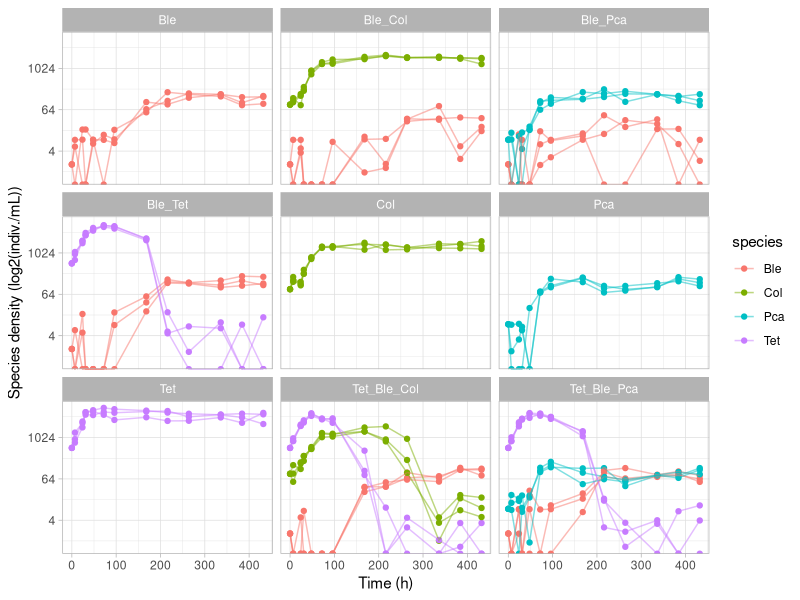
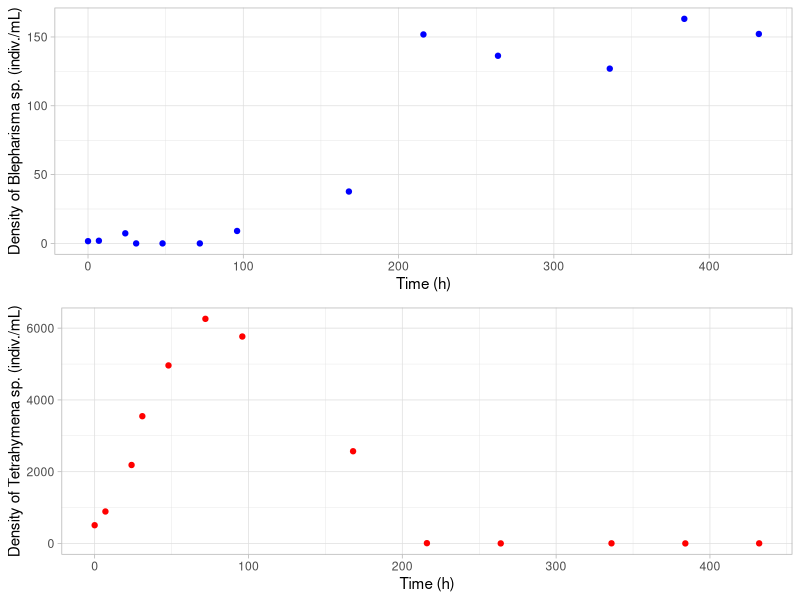

Reproduce these figures in R, in order.
## ---- chunk 1
knitr::opts_chunk$set(echo = TRUE)
## ---- chunk 2
density_data = read.csv("./Data/density_data.csv", header = T, sep = ',')
head(density_data, 10)
## ---- chunk 3
library(tidyverse)
theme_set(theme_light())
density_data %>%
  mutate(Ble = replace(Ble, !grepl('Ble', community), NA)) %>%
  mutate(Col = replace(Col, !grepl('Col', community), NA)) %>%
  mutate(Tet = replace(Tet, !grepl('Tet', community), NA)) %>%
  mutate(Pca = replace(Pca, !grepl('Pca', community), NA)) %>%
  pivot_longer(cols = c("Ble", "Col", "Tet", "Pca"),
               names_to = "species",
               values_to = "density") %>%
  ggplot() +
  geom_point(mapping = aes(x = hours, y = density, color = species)) +
  geom_line(mapping = aes(x = hours, y = density, color = species, group = interaction(species, replicate)), alpha = 0.5) +
  scale_y_continuous(trans='log2') +
  facet_wrap(community ~ .) +
  ylab('Species density (log2(indiv./mL))') +
  xlab('Time (h)')
## ---- chunk 4
filtered_data <- 
  density_data %>%
  filter(community == 'Ble_Tet') %>% # keeping only the bi-specific time series (Blepharisma sp. + Tetrahymena sp.)
  select(c(measure_point, hours, Ble, Tet)) %>% # keeping only time variables and species densities
  group_by(measure_point) %>% # averaging each measurement over replicates
  summarise(t = mean(hours), n1 = mean(Ble), n2 = mean(Tet)) %>%
  arrange(t) # sorting by time
## ---- chunk 5
library(ggpubr)

panel_a = ggplot(data = filtered_data) +
  geom_point(mapping = aes(x = t, y = n1), color = 'blue') +
  xlab('Time (h)') +
  ylab('Density of Blepharisma sp. (indiv./mL)')

panel_b = ggplot(data = filtered_data) +
  geom_point(mapping = aes(x = t, y = n2), color = 'red') +
  xlab('Time (h)') +
  ylab('Density of Tetrahymena sp. (indiv./mL)')

ggarrange(panel_a, panel_b, nrow = 2)
## ---- chunk 6
# turning data into a list to give to the Rstan sampler.
data = list(n  = nrow(filtered_data), # number of observations
            t = filtered_data$t, # vector of times
            n1 = filtered_data$n1, # vector of density of species 1 (Ble)
            n2 = filtered_data$n2) # vector of density of species 2 (Tet)
